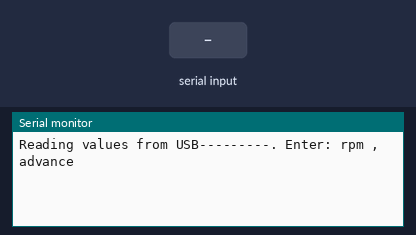
Simulated run of this sketch. Board: Arduino Uno, built for the host (arithmetic inside an expression is 32-bit, double 64-bit). On the bench: the last lines printed to the serial monitor. The test bench sets the inputs (shaded band). EEPROM starts erased.

Above: at 1.7 s.
1.8 s: "90,45\n" received over Serial
At 2.3 s:
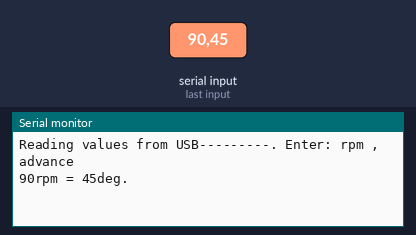
3.3 s: "30,150\n" received over Serial
At 4.5 s:
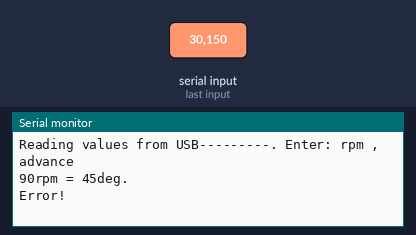
4.8 s: "0\n" received over Serial
At 7.7 s:
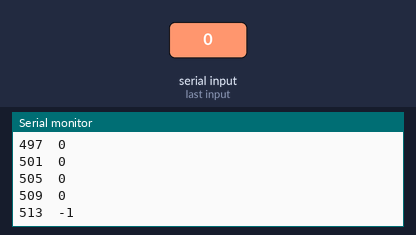
Timing chart, 0 to 9.2 s (numbered marks = the images above; inputs shaded):
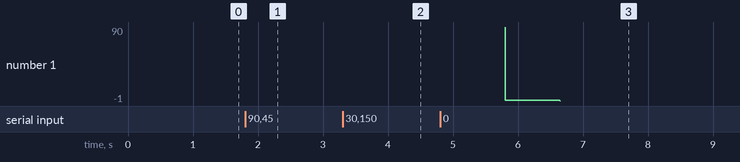

The sketch:

ReadASCIIString.ino
```cpp
#include <EEPROM.h>

int RPM;
int previousRPM = 0;
int Address =1;
int i = 1;

// initializes pickup position
int PickupPosition = 50;

int value;

void setup() {
  // initialize serial:
  Serial.begin(9600);
  EEPROM.begin(512);
  delay(500);

  // write zeros to EEPROM
  for(int k = 0; k <= 512; ++k) {
    EEPROM.write(k, 0);
  }
  EEPROM.commit();

  Serial.println("");
  Serial.println("Reading values from USB---------. Enter: rpm , advance");
}

void loop() {
  // if there's any serial available, read it:
  // La fonction Serial.available() est toujours utilisée pour connaître combien d'octets restent dans le buffer.
  // Celui-ci est limité à 63 octets et si il n'y pas de Serial.read() ou de Serial.parseInt() pour enlever petit à petit les octets, alors il atteindra son maximum.

  while (Serial.available() > 0) {

    // look for the next valid integer in the incoming serial stream:
    RPM = Serial.parseInt();

    // do it again:
    int ADV = Serial.parseInt();

    // look for the newline. That's the end of your sentence:
    if (Serial.read() == '\n') {
      if (RPM < previousRPM && RPM > 0) {
         Serial.println("Error!");
      }
      else {
        previousRPM = RPM;

        //prints and writes directly on eeprom
        Serial.print(RPM);
        Serial.print("rpm = ");
        EEPROM.put(Address, RPM);

        Address = Address + 4;

        Serial.print(ADV);
        EEPROM.put(Address, ADV);
        Serial.println("deg.");

        Address = Address + 4;
      }
    }
    // Write it down if user type 0,0 or just 0:
    if (RPM == 0) {
      Serial.println("Save.");
      // saves directly on eeprom
      EEPROM.commit();
      // reads values from eeprom
      readEEPROM();

      //reset Address
      Address = 1;
    }
  }
}

void readEEPROM() {
    for(int Address = 1; Address <= 513; Address=Address+4) {
        value = EEPROM.get(Address,RPM);
        delay(0.75);
        Serial.print(Address);
        Serial.print("\t");
        Serial.print(value, DEC);
        Serial.println();
    }
}
```

Measured:
- after the input at 1.8 s, the serial monitor: prints a new line at once (image 1)
- after the input at 3.3 s, the serial monitor: prints a new line at once (image 2)
- after the input at 4.8 s, the serial monitor: prints a new line after 1.0 s (image 3)
